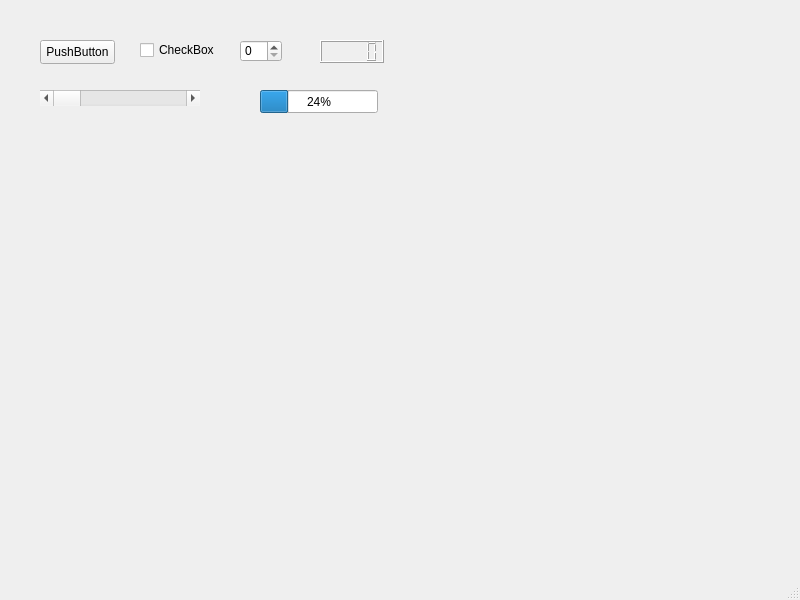
<?xml version="1.0" encoding="UTF-8"?>
<ui version="4.0">
 <class>MainWindow</class>
 <widget class="QMainWindow" name="MainWindow">
  <property name="geometry">
   <rect>
    <x>0</x>
    <y>0</y>
    <width>800</width>
    <height>600</height>
   </rect>
  </property>
  <property name="windowTitle">
   <string>MainWindow</string>
  </property>
  <widget class="QWidget" name="centralwidget">
   <widget class="QPushButton" name="pushButton">
    <property name="geometry">
     <rect>
      <x>40</x>
      <y>40</y>
      <width>75</width>
      <height>24</height>
     </rect>
    </property>
    <property name="text">
     <string>PushButton</string>
    </property>
   </widget>
   <widget class="QCheckBox" name="checkBox">
    <property name="geometry">
     <rect>
      <x>140</x>
      <y>40</y>
      <width>80</width>
      <height>20</height>
     </rect>
    </property>
    <property name="text">
     <string>CheckBox</string>
    </property>
   </widget>
   <widget class="QSpinBox" name="spinBox">
    <property name="geometry">
     <rect>
      <x>240</x>
      <y>40</y>
      <width>42</width>
      <height>22</height>
     </rect>
    </property>
   </widget>
   <widget class="QScrollBar" name="horizontalScrollBar">
    <property name="geometry">
     <rect>
      <x>40</x>
      <y>90</y>
      <width>160</width>
      <height>16</height>
     </rect>
    </property>
    <property name="orientation">
     <enum>Qt::Horizontal</enum>
    </property>
   </widget>
   <widget class="QLCDNumber" name="lcdNumber">
    <property name="geometry">
     <rect>
      <x>320</x>
      <y>40</y>
      <width>64</width>
      <height>23</height>
     </rect>
    </property>
   </widget>
   <widget class="QProgressBar" name="progressBar">
    <property name="geometry">
     <rect>
      <x>260</x>
      <y>90</y>
      <width>118</width>
      <height>23</height>
     </rect>
    </property>
    <property name="value">
     <number>24</number>
    </property>
   </widget>
  </widget>
  <widget class="QMenuBar" name="menubar">
   <property name="geometry">
    <rect>
     <x>0</x>
     <y>0</y>
     <width>800</width>
     <height>22</height>
    </rect>
   </property>
  </widget>
  <widget class="QStatusBar" name="statusbar"/>
 </widget>
 <resources/>
 <connections/>
</ui>
